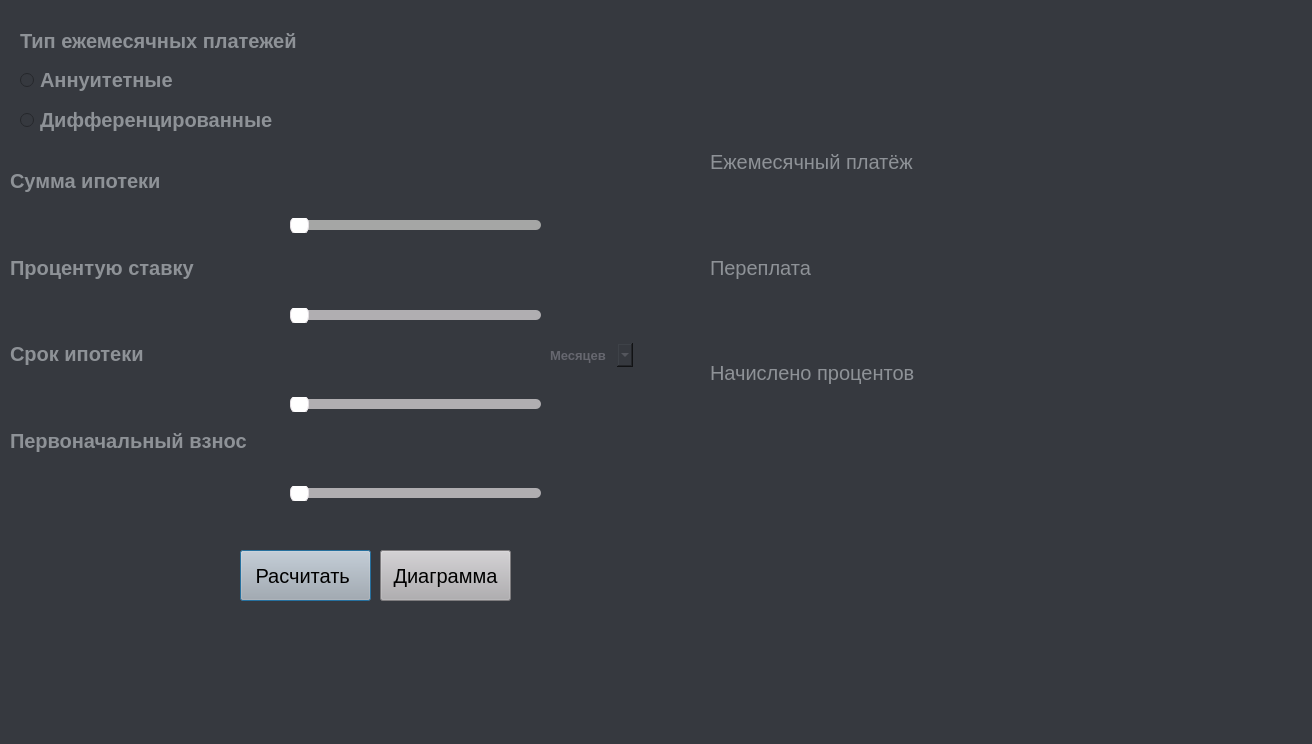
<?xml version="1.0" encoding="UTF-8"?>
<ui version="4.0">
 <class>Dialog</class>
 <widget class="QDialog" name="Dialog">
  <property name="geometry">
   <rect>
    <x>0</x>
    <y>0</y>
    <width>1312</width>
    <height>744</height>
   </rect>
  </property>
  <property name="font">
   <font>
    <pointsize>15</pointsize>
   </font>
  </property>
  <property name="windowTitle">
   <string>Dialog</string>
  </property>
  <property name="styleSheet">
   <string notr="true">background: #36393f;
</string>
  </property>
  <widget class="QPushButton" name="raschet">
   <property name="geometry">
    <rect>
     <x>240</x>
     <y>550</y>
     <width>131</width>
     <height>51</height>
    </rect>
   </property>
   <property name="sizePolicy">
    <sizepolicy hsizetype="Expanding" vsizetype="Minimum">
     <horstretch>0</horstretch>
     <verstretch>0</verstretch>
    </sizepolicy>
   </property>
   <property name="styleSheet">
    <string notr="true">font: 14pt &quot;Nirmala UI&quot;;
 background: #B0AEB1</string>
   </property>
   <property name="text">
    <string>Расчитать </string>
   </property>
  </widget>
  <widget class="QWidget" name="verticalLayoutWidget">
   <property name="geometry">
    <rect>
     <x>290</x>
     <y>150</y>
     <width>251</width>
     <height>351</height>
    </rect>
   </property>
   <layout class="QVBoxLayout" name="verticalLayout">
    <item>
     <widget class="QLineEdit" name="summa">
      <property name="sizePolicy">
       <sizepolicy hsizetype="Expanding" vsizetype="Expanding">
        <horstretch>0</horstretch>
        <verstretch>0</verstretch>
       </sizepolicy>
      </property>
      <property name="font">
       <font>
        <pointsize>20</pointsize>
        <stylestrategy>PreferDefault</stylestrategy>
       </font>
      </property>
      <property name="styleSheet">
       <string notr="true">QLineEdit {
        border-width: 3px;
        border-style: solid;
        border-color: #36393f;
		color: #fff
    }
    QLineEdit:focus {
        border-color: #36393f;
    }

</string>
      </property>
      <property name="inputMask">
       <string/>
      </property>
      <property name="maxLength">
       <number>11</number>
      </property>
     </widget>
    </item>
    <item>
     <widget class="QSlider" name="horizontalSlider_summa">
      <property name="styleSheet">
       <string notr="true">QSlider{
                background: #36393f;
            }
            QSlider::groove:horizontal {  
                height: 10px;
                margin: 0px;
                border-radius: 5px;
                background: #a5a6a5;
            }
            QSlider::handle:horizontal {
                background: #fff;
                border: 1px solid #E3DEE2;
                width: 17px;
                margin: -5px 0; 
                border-radius: 8px;
            }
            QSlider::sub-page:qlineargradient {
                background: #fff;
                border-radius: 5px;
            }


</string>
      </property>
      <property name="maximum">
       <number>200</number>
      </property>
      <property name="singleStep">
       <number>10000</number>
      </property>
      <property name="pageStep">
       <number>10000</number>
      </property>
      <property name="orientation">
       <enum>Qt::Horizontal</enum>
      </property>
     </widget>
    </item>
    <item>
     <widget class="QLineEdit" name="procentStav">
      <property name="sizePolicy">
       <sizepolicy hsizetype="Expanding" vsizetype="Expanding">
        <horstretch>0</horstretch>
        <verstretch>0</verstretch>
       </sizepolicy>
      </property>
      <property name="font">
       <font>
        <pointsize>20</pointsize>
       </font>
      </property>
      <property name="styleSheet">
       <string notr="true">QLineEdit {
        border-width: 3px;
        border-style: solid;
        border-color: #36393f;
		color: #fff
    }
    QLineEdit:focus {
        border-color: #36393f;
    }

</string>
      </property>
      <property name="maxLength">
       <number>11</number>
      </property>
     </widget>
    </item>
    <item>
     <widget class="QSlider" name="horizontalSlider_stav">
      <property name="styleSheet">
       <string notr="true">QSlider{
                background: #36393f;
            }
            QSlider::groove:horizontal {  
                height: 10px;
                margin: 0px;
                border-radius: 5px;
                background: #B0AEB1;
            }
            QSlider::handle:horizontal {
                background: #fff;
                border: 1px solid #E3DEE2;
                width: 17px;
                margin: -5px 0; 
                border-radius: 8px;
            }
            QSlider::sub-page:qlineargradient {
                background: #fff;
                border-radius: 5px;
            }</string>
      </property>
      <property name="maximum">
       <number>30</number>
      </property>
      <property name="singleStep">
       <number>1</number>
      </property>
      <property name="pageStep">
       <number>1</number>
      </property>
      <property name="orientation">
       <enum>Qt::Horizontal</enum>
      </property>
     </widget>
    </item>
    <item>
     <widget class="QLineEdit" name="Srok">
      <property name="sizePolicy">
       <sizepolicy hsizetype="Expanding" vsizetype="Expanding">
        <horstretch>0</horstretch>
        <verstretch>0</verstretch>
       </sizepolicy>
      </property>
      <property name="font">
       <font>
        <pointsize>20</pointsize>
       </font>
      </property>
      <property name="styleSheet">
       <string notr="true">QLineEdit {
        border-width: 3px;
        border-style: solid;
        border-color: #36393f;
		color: #fff
    }
    QLineEdit:focus {
        border-color: #36393f;
    }

</string>
      </property>
      <property name="maxLength">
       <number>11</number>
      </property>
     </widget>
    </item>
    <item>
     <widget class="QSlider" name="horizontalSlider_srok">
      <property name="sizePolicy">
       <sizepolicy hsizetype="Expanding" vsizetype="Fixed">
        <horstretch>0</horstretch>
        <verstretch>0</verstretch>
       </sizepolicy>
      </property>
      <property name="styleSheet">
       <string notr="true">QSlider{
                background: #36393f;
            }
            QSlider::groove:horizontal {  
                height: 10px;
                margin: 0px;
                border-radius: 5px;
                background: #B0AEB1;
            }
            QSlider::handle:horizontal {
                background: #fff;
                border: 1px solid #E3DEE2;
                width: 17px;
                margin: -5px 0; 
                border-radius: 8px;
            }
            QSlider::sub-page:qlineargradient {
                background: #fff;
                border-radius: 5px;
            }</string>
      </property>
      <property name="maximum">
       <number>30</number>
      </property>
      <property name="singleStep">
       <number>1</number>
      </property>
      <property name="pageStep">
       <number>0</number>
      </property>
      <property name="orientation">
       <enum>Qt::Horizontal</enum>
      </property>
     </widget>
    </item>
    <item>
     <widget class="QLineEdit" name="FirstPay">
      <property name="sizePolicy">
       <sizepolicy hsizetype="Expanding" vsizetype="Expanding">
        <horstretch>0</horstretch>
        <verstretch>0</verstretch>
       </sizepolicy>
      </property>
      <property name="font">
       <font>
        <pointsize>20</pointsize>
       </font>
      </property>
      <property name="styleSheet">
       <string notr="true">QLineEdit {
        border-width: 3px;
        border-style: solid;
        border-color: #36393f;
		color: #fff
    }
    QLineEdit:focus {
        border-color: #36393f;
    }

</string>
      </property>
      <property name="maxLength">
       <number>11</number>
      </property>
     </widget>
    </item>
    <item>
     <widget class="QSlider" name="horizontalSlider_firstpay">
      <property name="focusPolicy">
       <enum>Qt::StrongFocus</enum>
      </property>
      <property name="autoFillBackground">
       <bool>false</bool>
      </property>
      <property name="styleSheet">
       <string notr="true">QSlider{
               background: #36393f;
            }
            QSlider::groove:horizontal {  
                height: 10px;
                margin: 0px;
                border-radius: 5px;
                background: #B0AEB1;
            }
            QSlider::handle:horizontal {
                background: #fff;
                border: 1px solid #E3DEE2;
                width: 17px;
                margin: -5px 0; 
                border-radius: 8px;
            }
            QSlider::sub-page:qlineargradient {
                background: #fff;
                border-radius: 5px;
            }</string>
      </property>
      <property name="inputMethodHints">
       <set>Qt::ImhNone</set>
      </property>
      <property name="maximum">
       <number>200</number>
      </property>
      <property name="singleStep">
       <number>100000</number>
      </property>
      <property name="pageStep">
       <number>100000</number>
      </property>
      <property name="value">
       <number>0</number>
      </property>
      <property name="orientation">
       <enum>Qt::Horizontal</enum>
      </property>
     </widget>
    </item>
   </layout>
  </widget>
  <widget class="QWidget" name="layoutWidget">
   <property name="geometry">
    <rect>
     <x>10</x>
     <y>140</y>
     <width>271</width>
     <height>341</height>
    </rect>
   </property>
   <layout class="QVBoxLayout" name="verticalLayout_2">
    <item>
     <widget class="QLabel" name="label_Summa">
      <property name="sizePolicy">
       <sizepolicy hsizetype="Preferred" vsizetype="Minimum">
        <horstretch>0</horstretch>
        <verstretch>0</verstretch>
       </sizepolicy>
      </property>
      <property name="font">
       <font>
        <pointsize>15</pointsize>
        <italic>false</italic>
        <bold>true</bold>
       </font>
      </property>
      <property name="styleSheet">
       <string notr="true">font: 700 15pt &quot;Nirmala UI&quot;;
color : #8e9297;</string>
      </property>
      <property name="text">
       <string>Сумма ипотеки</string>
      </property>
     </widget>
    </item>
    <item>
     <widget class="QLabel" name="label_prcent">
      <property name="sizePolicy">
       <sizepolicy hsizetype="Preferred" vsizetype="Minimum">
        <horstretch>0</horstretch>
        <verstretch>0</verstretch>
       </sizepolicy>
      </property>
      <property name="font">
       <font>
        <pointsize>15</pointsize>
        <italic>false</italic>
        <bold>true</bold>
       </font>
      </property>
      <property name="styleSheet">
       <string notr="true">font: 700 15pt &quot;Nirmala UI&quot;;
color : #8e9297;</string>
      </property>
      <property name="text">
       <string>Процентую ставку</string>
      </property>
     </widget>
    </item>
    <item>
     <widget class="QLabel" name="label_srok">
      <property name="sizePolicy">
       <sizepolicy hsizetype="Preferred" vsizetype="Minimum">
        <horstretch>0</horstretch>
        <verstretch>0</verstretch>
       </sizepolicy>
      </property>
      <property name="font">
       <font>
        <pointsize>15</pointsize>
        <italic>false</italic>
        <bold>true</bold>
       </font>
      </property>
      <property name="styleSheet">
       <string notr="true">font: 700 15pt &quot;Nirmala UI&quot;;
color : #8e9297;</string>
      </property>
      <property name="text">
       <string>Срок ипотеки</string>
      </property>
     </widget>
    </item>
    <item>
     <widget class="QLabel" name="label_Firstpay">
      <property name="sizePolicy">
       <sizepolicy hsizetype="Preferred" vsizetype="Minimum">
        <horstretch>0</horstretch>
        <verstretch>0</verstretch>
       </sizepolicy>
      </property>
      <property name="font">
       <font>
        <pointsize>15</pointsize>
        <italic>false</italic>
        <bold>true</bold>
       </font>
      </property>
      <property name="styleSheet">
       <string notr="true">font: 700 15pt &quot;Nirmala UI&quot;;
color : #8e9297;</string>
      </property>
      <property name="text">
       <string>Первоначальный взнос</string>
      </property>
     </widget>
    </item>
   </layout>
  </widget>
  <widget class="QPushButton" name="grafik">
   <property name="geometry">
    <rect>
     <x>380</x>
     <y>550</y>
     <width>131</width>
     <height>51</height>
    </rect>
   </property>
   <property name="sizePolicy">
    <sizepolicy hsizetype="Expanding" vsizetype="Minimum">
     <horstretch>0</horstretch>
     <verstretch>0</verstretch>
    </sizepolicy>
   </property>
   <property name="styleSheet">
    <string notr="true">font: 14pt &quot;Nirmala UI&quot;;
background: #B0AEB1
</string>
   </property>
   <property name="text">
    <string>Диаграмма</string>
   </property>
  </widget>
  <widget class="QWidget" name="verticalLayoutWidget_2">
   <property name="geometry">
    <rect>
     <x>710</x>
     <y>150</y>
     <width>471</width>
     <height>311</height>
    </rect>
   </property>
   <layout class="QVBoxLayout" name="verticalLayout_3">
    <item>
     <widget class="QLabel" name="label_everyPay">
      <property name="styleSheet">
       <string notr="true">font: 700 15pt &quot;Nirmala UI&quot;;
color : #8e9297;</string>
      </property>
      <property name="text">
       <string>Ежемесячный платёж</string>
      </property>
     </widget>
    </item>
    <item>
     <widget class="QLineEdit" name="EveryPay">
      <property name="sizePolicy">
       <sizepolicy hsizetype="Expanding" vsizetype="Expanding">
        <horstretch>0</horstretch>
        <verstretch>0</verstretch>
       </sizepolicy>
      </property>
      <property name="font">
       <font>
        <pointsize>20</pointsize>
       </font>
      </property>
      <property name="styleSheet">
       <string notr="true">QLineEdit {
        border-width: 3px;
        border-style: solid;
        border-color: #36393f;
		color: #fff
    }
    QLineEdit:focus {
        border-color: #36393f;
    }

</string>
      </property>
      <property name="text">
       <string/>
      </property>
     </widget>
    </item>
    <item>
     <widget class="QLabel" name="label_overpay">
      <property name="styleSheet">
       <string notr="true">font: 700 15pt &quot;Nirmala UI&quot;;
color : #8e9297;</string>
      </property>
      <property name="text">
       <string>Переплата</string>
      </property>
     </widget>
    </item>
    <item>
     <widget class="QLineEdit" name="overpay">
      <property name="sizePolicy">
       <sizepolicy hsizetype="Expanding" vsizetype="Expanding">
        <horstretch>0</horstretch>
        <verstretch>0</verstretch>
       </sizepolicy>
      </property>
      <property name="font">
       <font>
        <pointsize>20</pointsize>
       </font>
      </property>
      <property name="styleSheet">
       <string notr="true">QLineEdit {
        border-width: 3px;
        border-style: solid;
        border-color: #36393f;
		color: #fff
    }
    QLineEdit:focus {
        border-color: #36393f;
    }

</string>
      </property>
     </widget>
    </item>
    <item>
     <widget class="QLabel" name="label_AllPay">
      <property name="styleSheet">
       <string notr="true">font: 700 15pt &quot;Nirmala UI&quot;;
color : #8e9297;</string>
      </property>
      <property name="text">
       <string>Начислено процентов</string>
      </property>
     </widget>
    </item>
    <item>
     <widget class="QLineEdit" name="allpay">
      <property name="enabled">
       <bool>true</bool>
      </property>
      <property name="sizePolicy">
       <sizepolicy hsizetype="Expanding" vsizetype="Expanding">
        <horstretch>0</horstretch>
        <verstretch>0</verstretch>
       </sizepolicy>
      </property>
      <property name="font">
       <font>
        <pointsize>20</pointsize>
       </font>
      </property>
      <property name="styleSheet">
       <string notr="true">QLineEdit {
        border-width: 3px;
        border-style: solid;
        border-color: #36393f;
		color: #fff
    }
    QLineEdit:focus {
        border-color: #36393f;
    }

</string>
      </property>
      <property name="text">
       <string/>
      </property>
     </widget>
    </item>
   </layout>
  </widget>
  <widget class="QRadioButton" name="RB_Auent">
   <property name="geometry">
    <rect>
     <x>20</x>
     <y>60</y>
     <width>201</width>
     <height>40</height>
    </rect>
   </property>
   <property name="font">
    <font>
     <pointsize>15</pointsize>
     <bold>true</bold>
    </font>
   </property>
   <property name="styleSheet">
    <string notr="true">color : #8e9297;</string>
   </property>
   <property name="text">
    <string>Аннуитетные</string>
   </property>
  </widget>
  <widget class="QRadioButton" name="RB_dif">
   <property name="geometry">
    <rect>
     <x>20</x>
     <y>100</y>
     <width>301</width>
     <height>40</height>
    </rect>
   </property>
   <property name="font">
    <font>
     <pointsize>15</pointsize>
     <bold>true</bold>
    </font>
   </property>
   <property name="styleSheet">
    <string notr="true">color : #8e9297;</string>
   </property>
   <property name="text">
    <string>Дифференцированные</string>
   </property>
  </widget>
  <widget class="QComboBox" name="comboBox">
   <property name="geometry">
    <rect>
     <x>545</x>
     <y>340</y>
     <width>91</width>
     <height>30</height>
    </rect>
   </property>
   <property name="font">
    <font>
     <pointsize>10</pointsize>
     <bold>true</bold>
    </font>
   </property>
   <property name="styleSheet">
    <string notr="true">QComboBox{
        border-width: 3px;
        border-style: solid;
        border-color: #36393f;
		color : #66676f;
    }

QComboBox QAbstractItemView {
  color: #66676f;
  background-color: #36393f;
  padding: 10px;

	selection-color: #66676f;
  selection-background-color: #66676f;

}
</string>
   </property>
   <item>
    <property name="text">
     <string>Месяцев</string>
    </property>
   </item>
   <item>
    <property name="text">
     <string>Лет</string>
    </property>
   </item>
  </widget>
  <widget class="QLabel" name="label">
   <property name="geometry">
    <rect>
     <x>20</x>
     <y>10</y>
     <width>301</width>
     <height>61</height>
    </rect>
   </property>
   <property name="font">
    <font>
     <pointsize>15</pointsize>
     <bold>true</bold>
    </font>
   </property>
   <property name="styleSheet">
    <string notr="true">color : #8e9297;</string>
   </property>
   <property name="text">
    <string>Тип ежемесячных платежей</string>
   </property>
  </widget>
 </widget>
 <resources/>
 <connections/>
</ui>
